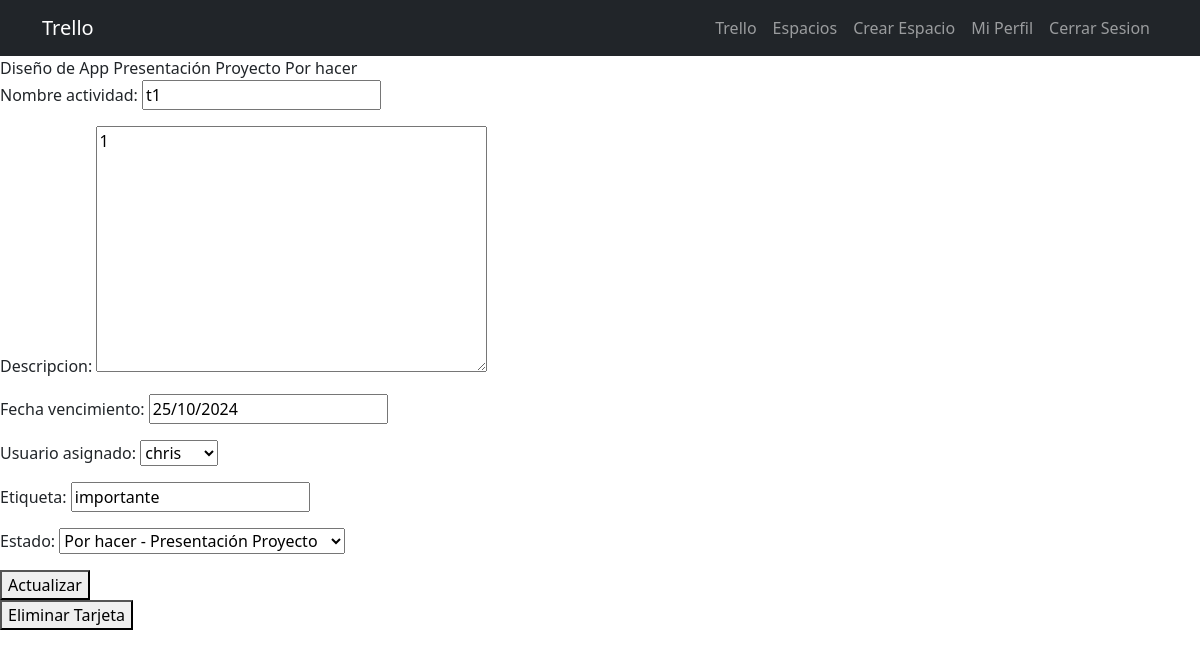
/espacio/1/tablero/1/lista/13/tarjeta/7/tarjeta_detalle/ (signed in), run on the app's committed database.
### tasks/models.py (models this page shows, shortened)
class EspacioDeTrabajo(models.Model):
    nombre = models.CharField(max_length=100)
    creador = models.ForeignKey(User, on_delete=models.CASCADE, related_name='espacios_creados')
    miembros = models.ManyToManyField(User, related_name='espacios')
    activo = models.BooleanField(default=True)

class Tablero(models.Model):
    nombre = models.CharField(max_length=100)
    espacio_trabajo = models.ForeignKey(EspacioDeTrabajo, on_delete=models.CASCADE, related_name='tableros')
    listas = models.ManyToManyField('Lista', related_name='tablas')

class Lista(OrderedModel, models.Model):
    nombre = models.CharField(max_length=100)
    tablero = models.ForeignKey(Tablero, on_delete=models.CASCADE, related_name='listas_t')
    numero_tareas = models.IntegerField(default=0)
    max_wip = models.IntegerField(validators=[MinValueValidator(1)])
    orden = models.PositiveIntegerField(default=0)
    tarjetas = models.ManyToManyField('Tarjeta', related_name='lista_tarjetas')
    lleno = models.BooleanField(default=False)
    class Meta:
        ordering = ['orden']
    def __str__(self):
        return self.nombre + ' - ' + self.tablero.nombre

class Tarjeta(models.Model):
    nombre_actividad = models.CharField(max_length=255)
    estado = models.ForeignKey(Lista, on_delete=models.CASCADE, related_name='tarjeta_estado')
    usuario_asignado = models.ForeignKey(User, on_delete=models.SET_NULL, null=True, blank=True)
    fecha_creacion = models.DateTimeField(auto_now_add=True)
    descripcion = models.TextField(max_length=1000)
    fecha_vencimiento = models.DateField(null=True, blank=True)
    etiqueta = models.CharField(max_length=50, null=True, blank=True)
    tareas = models.ManyToManyField('Tarea', related_name='tareas_tarjeta')

### tasks/views.py (the view, shortened to what this page needs)
# urls.py: path('espacio/<int:espacio_id>/tablero/<int:tablero_id>/lista/<int:lista_id>/tarjeta/<int:tarjeta_id>/tarjeta_detalle/', views.tarjeta_detalle, name='tarjeta_detalle'),
@login_required
def tarjeta_detalle(request, espacio_id, tablero_id, lista_id, tarjeta_id):
    if request.method == 'GET':
        espacio = get_object_or_404(EspacioDeTrabajo, pk=espacio_id, miembros=request.user)
        tablero = get_object_or_404(Tablero, pk=tablero_id)
        lista = get_object_or_404(Lista, pk=lista_id)
        tarjeta = get_object_or_404(Tarjeta, pk=tarjeta_id)
        form = TarjetaForm(instance=tarjeta)
        form.introducir_usuarios(espacio.miembros.all())
        form.introducir_estados(tablero.listas.all())
        return render(request, 'tarjeta_detalle.html', {'espacio': espacio, 'form': form, 'tablero': tablero, 'lista': lista, 'tarjeta':tarjeta})

### tasks/forms.py (shortened to what this page needs)
class TarjetaForm(ModelForm):
    class Meta:
        model = Tarjeta
        fields = ['nombre_actividad', 'descripcion', 'fecha_vencimiento', 'usuario_asignado','etiqueta', 'estado']
        readonly_fields = ('fecha_creacion', 'tareas') # solo lectura
        widgets = {
            'usuario_asignado': forms.Select(),
            'estado': forms.Select(),
        }
    def introducir_usuarios(self, usuarios):
        self.fields['usuario_asignado'].queryset =  usuarios
    def introducir_estados(self, estados):
        self.fields['estado'].queryset = estados

### tasks/templates/tarjeta_detalle.html (shortened to what this page needs)
{% extends 'base.html' %}
{% block content %}
{{espacio.nombre}}
{{tablero.nombre}}
{{lista.nombre}}
<form method="POST">
  {{form.as_p}}
  <button>
    Actualizar
  </button>
</form>
<form action="{% url 'eliminar_tarjeta' espacio_id=espacio.id tablero_id=tablero.id lista_id=lista.id tarjeta_id=tarjeta.id%}" method="POST">
  <button>
    Eliminar Tarjeta
  </button>
</form>
{% endblock %}

### data on the page
EspacioDeTrabajo: nombre "Diseño de App"
Tablero: nombre "Presentación Proyecto"
Lista: nombre "Por hacer"
Tarjeta: nombre_actividad "t1", descripcion "1", fecha_vencimiento "25/10/2024", usuario_asignado "chris", etiqueta "importante", estado "Por hacer - Presentación Proyecto"
